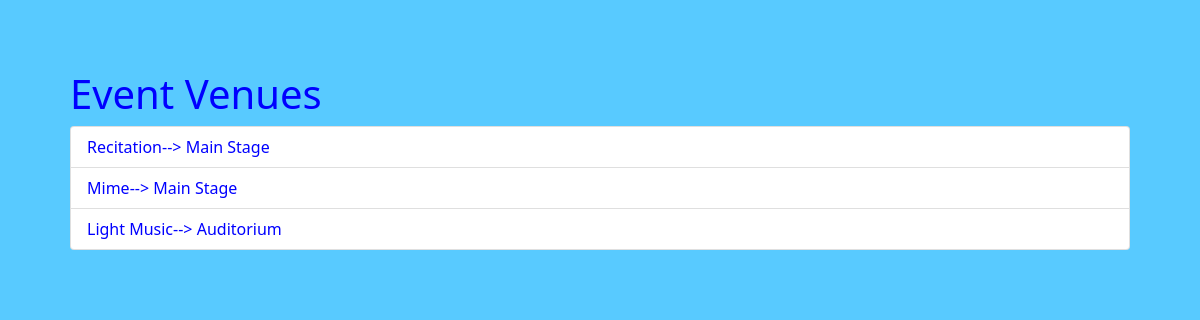
Before: /eventdetails/ with the older database file.
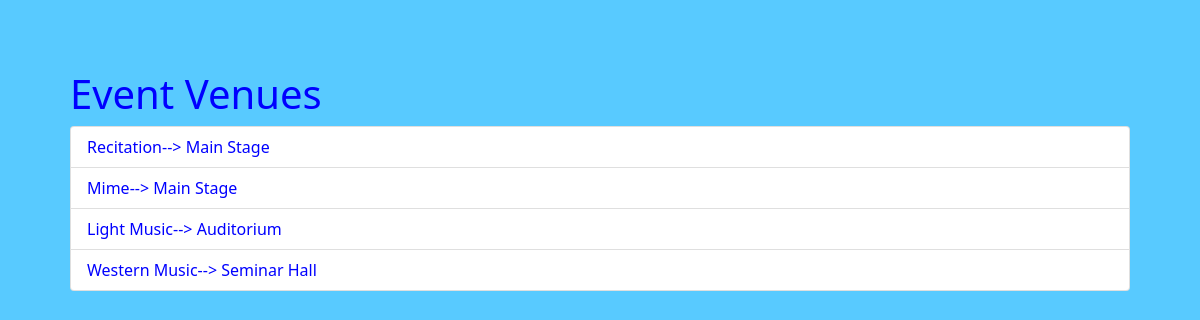
After: the same page with the newer database file.
### arts/models.py (models this page shows, shortened)
class Events(models.Model):
    event_name=models.CharField(max_length=200,blank=False)
    event_venue=models.CharField(max_length=200,blank=False)

### arts/views.py (the view)
# urls.py: path('eventdetails/',eventdetails,name="eventdetails"),
def eventdetails(request):
    Event = Events.objects.all()
    context = {}
    context['Event'] = Event
    return render(request, 'eventdetails.html', context)

### templates/eventdetails.html (shortened to what this page needs)
{% extends 'base.html' %}
{% block body %}
        <h1>Event Venues</h1>
        <ul class="list-group">
            {% for Even in Event %}
            <li class="list-group-item">{{Even.event_name}}-->
                              {{Even.event_venue}}</li>
            {% endfor%}
        </ul>
{% endblock body %}

Changed rows visible on the page:
added Events: event_name "Western Music", event_venue "Seminar Hall"
